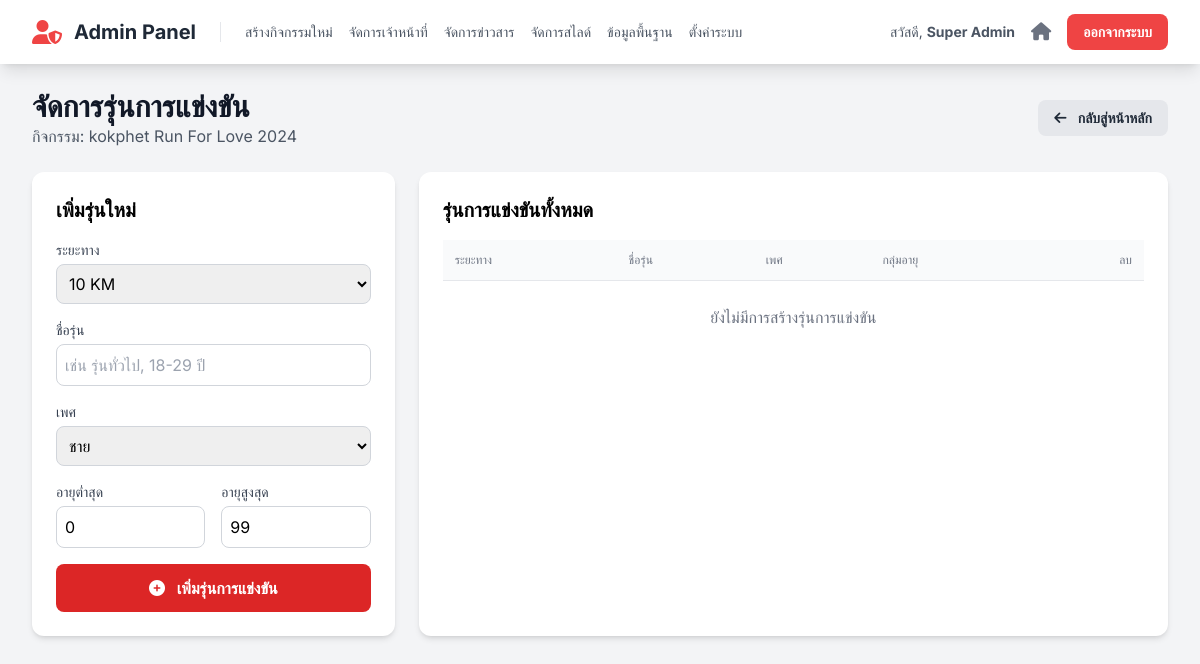
Before: /admin/event_categories.php?event_id=1 (signed in) with the older database file.
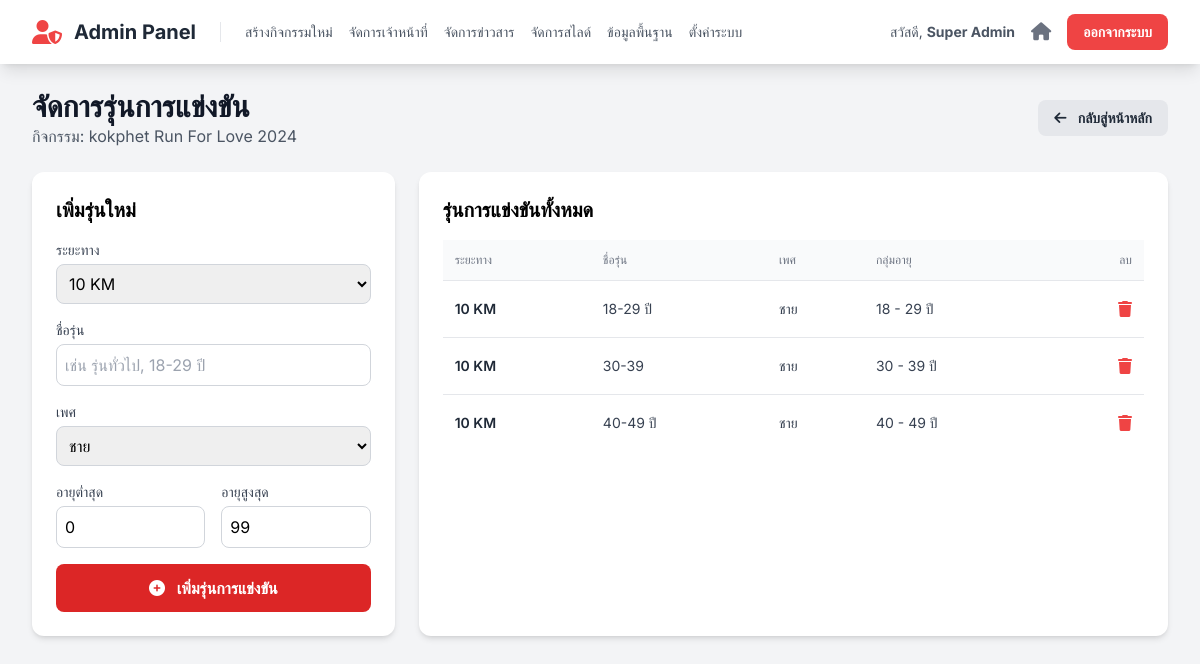
After: the same page with the newer database file.
### tables this page shows
CREATE TABLE `events` (
  `id` int(11) NOT NULL,
  `event_code` varchar(50) NOT NULL COMMENT 'รหัสอ้างอิงกิจกรรม เช่น sskpa-run-25',
  `name` varchar(255) NOT NULL COMMENT 'ชื่อกิจกรรม',
  `slogan` varchar(255) DEFAULT NULL,
  `theme_color` varchar(20) NOT NULL DEFAULT 'indigo',
  `color_code` varchar(7) NOT NULL DEFAULT '#4f46e5',
  `logo_text` varchar(100) DEFAULT NULL,
  `is_visible` tinyint(1) NOT NULL DEFAULT 1,
  `is_cancelled` tinyint(1) NOT NULL DEFAULT 0,
  `sort_order` int(11) NOT NULL DEFAULT 0,
  `is_registration_open` tinyint(1) NOT NULL DEFAULT 0 COMMENT '0=ปิด, 1=เปิด',
  `organizer` varchar(255) DEFAULT NULL,
  `organizer_phone` varchar(50) DEFAULT NULL,
  `organizer_email` varchar(100) DEFAULT NULL,
  `organizer_line_id` varchar(100) DEFAULT NULL,
  `organizer_logo_url` text DEFAULT NULL,
  `contact_person_name` varchar(255) DEFAULT NULL,
  `contact_person_phone` varchar(50) DEFAULT NULL,
  `payment_bank` varchar(100) DEFAULT NULL,
  `payment_account_name` varchar(255) DEFAULT NULL,
  `payment_account_number` varchar(50) DEFAULT NULL,
  `payment_qr_code_url` text DEFAULT NULL,
  `start_date` datetime NOT NULL,
  `cover_image_url` text DEFAULT NULL,
  `card_thumbnail_url` text DEFAULT NULL,
  `map_embed_url` text DEFAULT NULL,
  `map_direction_url` text DEFAULT NULL,
  `description` text DEFAULT NULL,
  `awards_description` text DEFAULT NULL,
  `bib_prefix` varchar(20) DEFAULT NULL COMMENT 'คำนำหน้า BIB',
  `bib_start_number` int(11) NOT NULL DEFAULT 1 COMMENT 'เลข BIB เริ่มต้น',
  `bib_padding` int(11) NOT NULL DEFAULT 4 COMMENT 'จำนวนหลักของเลข BIB',
  `bib_next_number` int(11) DEFAULT NULL COMMENT 'เลข BIB ลำดับถัดไปที่จะใช้',
  `corral_settings` longtext DEFAULT NULL COMMENT 'การตั้งค่ากลุ่มปล่อยตัว' CHECK (json_valid(`corral_settings`)),
  `bib_background_url` text DEFAULT NULL COMMENT 'Path to custom BIB background image'
);

CREATE TABLE `race_categories` (
  `id` int(11) NOT NULL,
  `event_id` int(11) NOT NULL,
  `distance` varchar(100) NOT NULL,
  `name` varchar(255) NOT NULL,
  `gender` enum('ชาย','หญิง') NOT NULL,
  `minAge` int(11) NOT NULL DEFAULT 0,
  `maxAge` int(11) NOT NULL DEFAULT 99
);

### functions.php (called while the page is built, shortened)
<?php
function e($data) {
    return htmlspecialchars($data ?? '', ENT_QUOTES, 'UTF-8');
}
?>

### admin/event_categories.php (the view, shortened to what this page needs)
<?php
require_once '../config.php';
require_once '../functions.php';
$event_id = intval($_GET['event_id']);
$event_stmt = $mysqli->prepare("SELECT name FROM events WHERE id = ?");
$event_stmt->bind_param("i", $event_id);
$event_stmt->execute();
$event = $event_stmt->get_result()->fetch_assoc();
$distances_stmt = $mysqli->prepare("SELECT name FROM distances WHERE event_id = ? ORDER BY price DESC");
$distances_stmt->bind_param("i", $event_id);
$distances_stmt->execute();
$distances = $distances_stmt->get_result()->fetch_all(MYSQLI_ASSOC);
$cat_stmt = $mysqli->prepare("SELECT * FROM race_categories WHERE event_id = ? ORDER BY distance, gender, minAge");
$cat_stmt->bind_param("i", $event_id);
$cat_stmt->execute();
$categories = $cat_stmt->get_result()->fetch_all(MYSQLI_ASSOC);
include 'partials/header.php';
?>
<div class="flex justify-between items-center mb-6">
    <div>
        <h1 class="text-3xl font-bold text-gray-900">จัดการรุ่นการแข่งขัน</h1>
        <p class="text-gray-600">กิจกรรม: <?= e($event['name']) ?></p>
    </div>
    <a href="index.php" class="bg-gray-200 hover:bg-gray-300 text-gray-800 font-bold py-2 px-4 rounded-lg text-sm">
        <i class="fa-solid fa-arrow-left mr-2"></i> กลับสู่หน้าหลัก
    </a>
</div>
<div class="grid grid-cols-1 lg:grid-cols-3 gap-6">
    <div class="lg:col-span-1 bg-white p-6 rounded-xl shadow-md h-fit">
        <h3 class="text-xl font-semibold mb-4">เพิ่มรุ่นใหม่</h3>
        <form action="../actions/manage_categories.php" method="POST" class="space-y-4">
            <div>
                <label for="distance" class="block text-sm font-medium text-gray-700">ระยะทาง</label>
                <select name="distance" id="distance" required class="mt-1 block w-full border border-gray-300 rounded-lg p-2">
                    <?php if (empty($distances)): ?>
                        <option value="">-- กรุณาเพิ่มระยะทางก่อน --</option>
                    <?php else: ?>
                        <?php foreach($distances as $dist): ?>
                            <option value="<?= e($dist['name']) ?>"><?= e($dist['name']) ?></option>
                        <?php endforeach; ?>
                    <?php endif; ?>
                </select>
            </div>
            <div>
                <label for="name" class="block text-sm font-medium text-gray-700">ชื่อรุ่น</label>
                <input type="text" name="name" id="name" required placeholder="เช่น รุ่นทั่วไป, 18-29 ปี" class="mt-1 block w-full border border-gray-300 rounded-lg p-2">
            </div>
            <div>
                <label for="gender" class="block text-sm font-medium text-gray-700">เพศ</label>
                <select name="gender" id="gender" required class="mt-1 block w-full border border-gray-300 rounded-lg p-2">
                    <option value="ชาย">ชาย</option>
                </select>
            </div>
            <div class="grid grid-cols-2 gap-4">
                <div>
                    <label for="minAge" class="block text-sm font-medium text-gray-700">อายุต่ำสุด</label>
                    <input type="number" name="minAge" id="minAge" required value="0" class="mt-1 block w-full border border-gray-300 rounded-lg p-2">
                </div>
                 <div>
                    <label for="maxAge" class="block text-sm font-medium text-gray-700">อายุสูงสุด</label>
                    <input type="number" name="maxAge" id="maxAge" required value="99" class="mt-1 block w-full border border-gray-300 rounded-lg p-2">
                </div>
            </div>
            <button type="submit" class="w-full bg-red-600 hover:bg-red-700 text-white font-bold py-3 px-4 rounded-lg" <?= empty($distances) ? 'disabled' : '' ?>>
                <i class="fa-solid fa-plus-circle mr-2"></i> เพิ่มรุ่นการแข่งขัน
            </button>
        </form>
    </div>
    <div class="lg:col-span-2 bg-white p-6 rounded-xl shadow-md">
        <h3 class="text-xl font-semibold mb-4">รุ่นการแข่งขันทั้งหมด</h3>
        <div class="overflow-x-auto">
            <table class="min-w-full divide-y divide-gray-200">
                <thead class="bg-gray-50">
                    <tr>
                        <th class="px-3 py-3 text-left text-xs font-medium text-gray-500 uppercase">ระยะทาง</th>
                        <th class="px-3 py-3 text-left text-xs font-medium text-gray-500 uppercase">ชื่อรุ่น</th>
                        <th class="px-3 py-3 text-left text-xs font-medium text-gray-500 uppercase">เพศ</th>
                        <th class="px-3 py-3 text-left text-xs font-medium text-gray-500 uppercase">กลุ่มอายุ</th>
                        <th class="px-3 py-3 text-right text-xs font-medium text-gray-500 uppercase">ลบ</th>
                    </tr>
                </thead>
                <tbody class="bg-white divide-y divide-gray-200">
                <?php if (empty($categories)): ?>
                    <tr><td colspan="5" class="text-center py-6 text-gray-500">ยังไม่มีการสร้างรุ่นการแข่งขัน</td></tr>
                <?php else: ?>
                    <?php foreach($categories as $cat): ?>
                    <tr class="hover:bg-gray-50">
                        <td class="px-3 py-4 text-sm font-semibold text-gray-800"><?= e($cat['distance']) ?></td>
                        <td class="px-3 py-4 text-sm text-gray-700"><?= e($cat['name']) ?></td>
                        <td class="px-3 py-4 text-sm text-gray-700"><?= e($cat['gender']) ?></td>
                        <td class="px-3 py-4 text-sm text-gray-700"><?= e($cat['minAge']) ?> - <?= e($cat['maxAge']) ?> ปี</td>
                        <td class="px-3 py-4 text-right">
                            <form action="../actions/manage_categories.php" method="POST" onsubmit="return confirm('คุณแน่ใจหรือไม่ว่าต้องการลบรุ่นนี้?');">
                                <button type="submit" class="text-red-500 hover:text-red-700" title="ลบ">
                                    <i class="fa-solid fa-trash"></i>
                                </button>
                            </form>
                        </td>
                    </tr>
                    <?php endforeach; ?>
                <?php endif; ?>
                </tbody>
            </table>
        </div>
    </div>
</div>
<?php
include 'partials/footer.php';
?>

### admin/partials/header.php (shortened to what this page needs)
<?php
require_once '../functions.php';
$staff_info = $_SESSION['staff_info'];
$is_super_admin = ($staff_info['role'] === 'admin');
?>
<!DOCTYPE html>
<html lang="th">
<head>
    <script src="https://cdn.tailwindcss.com"></script>
    <link rel="stylesheet" href="https://cdnjs.cloudflare.com/ajax/libs/font-awesome/6.5.2/css/all.min.css">
</head>
<body class="bg-gray-100">
    <nav class="bg-white shadow-lg">
        <div class="max-w-7xl mx-auto px-4 sm:px-6 lg:px-8">
            <div class="flex justify-between h-16">
                <div class="flex items-center space-x-6">
                    <a href="index.php" class="flex items-center">
                        <i class="fa-solid fa-user-shield text-2xl text-red-500"></i>
                        <span class="ml-3 font-bold text-xl text-gray-800">Admin Panel</span>
                    </a>
                    <?php if ($is_super_admin): ?>
                    <div class="hidden sm:flex items-center space-x-4 border-l pl-6">
                        <a href="create_event.php" class="text-gray-600 hover:text-red-500 text-sm font-medium">สร้างกิจกรรมใหม่</a>
                        <a href="staff_management.php" class="text-gray-600 hover:text-red-500 text-sm font-medium">จัดการเจ้าหน้าที่</a>
                        <a href="manage_posts.php" class="text-gray-600 hover:text-red-500 text-sm font-medium">จัดการข่าวสาร</a>
                        <a href="slides_management.php" class="text-gray-600 hover:text-red-500 text-sm font-medium">จัดการสไลด์</a>
                        <a href="master_data.php" class="text-gray-600 hover:text-red-500 text-sm font-medium">ข้อมูลพื้นฐาน</a>
                        <a href="global_settings.php" class="text-gray-600 hover:text-red-500 text-sm font-medium">ตั้งค่าระบบ</a>
                    </div>
                    <?php endif; ?>
                </div>
                <div class="flex items-center">
                    <span class="hidden sm:inline text-sm text-gray-600 mr-4">สวัสดี, <strong><?= e($staff_info['full_name']) ?></strong></span>
                    <a href="../index.php" target="_blank" class="text-gray-500 hover:text-blue-600 mr-4 text-sm" title="กลับสู่หน้าหลัก">
                        <i class="fa-solid fa-home text-lg"></i>
                    </a>
                    <a href="logout.php" class="bg-red-500 hover:bg-red-700 text-white font-bold py-2 px-4 rounded-lg text-sm">
                        ออกจากระบบ
                    </a>
                </div>
            </div>
        </div>
    </nav>
    <main class="max-w-7xl mx-auto py-6 px-4 sm:px-6 lg:px-8">

### admin/partials/footer.php (shortened to what this page needs)
    </main>
</body>
</html>

### admin/partials/header.php (style rules this page uses)
body { font-family: 'Inter', 'Sarabun', sans-serif; }

Changed rows visible on the page:
added race_categories: distance "10 KM", name "18-29 ปี", gender "ชาย", minAge "18", maxAge "29"
added race_categories: distance "10 KM", name "30-39", gender "ชาย", minAge "30", maxAge "39"
added race_categories: distance "10 KM", name "40-49 ปี", gender "ชาย", minAge "40", maxAge "49"
Other visible differences:
text no longer shown: "ยังไม่มีการสร้างรุ่นการแข่งขัน"
